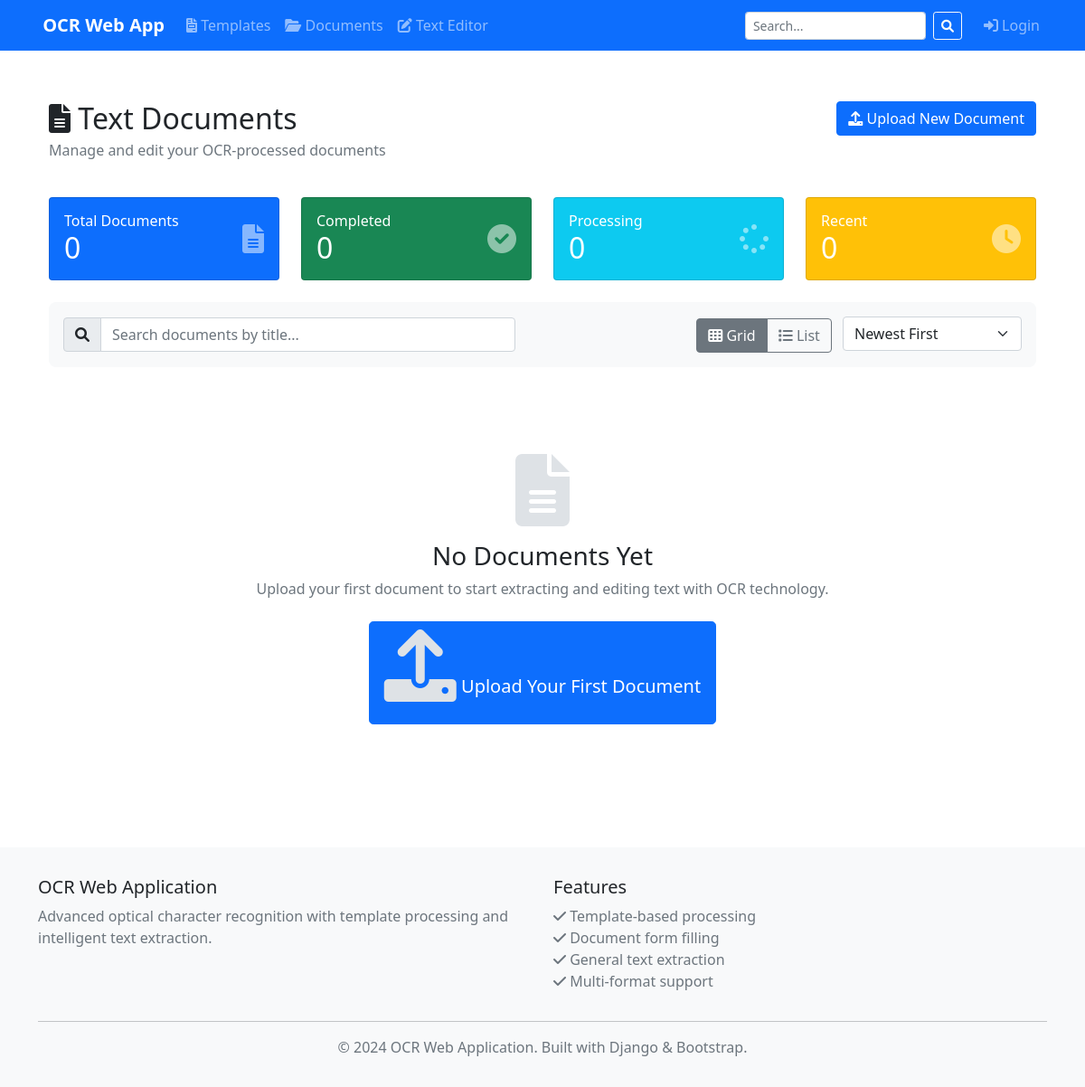
The app's page /editor/list/, older data.
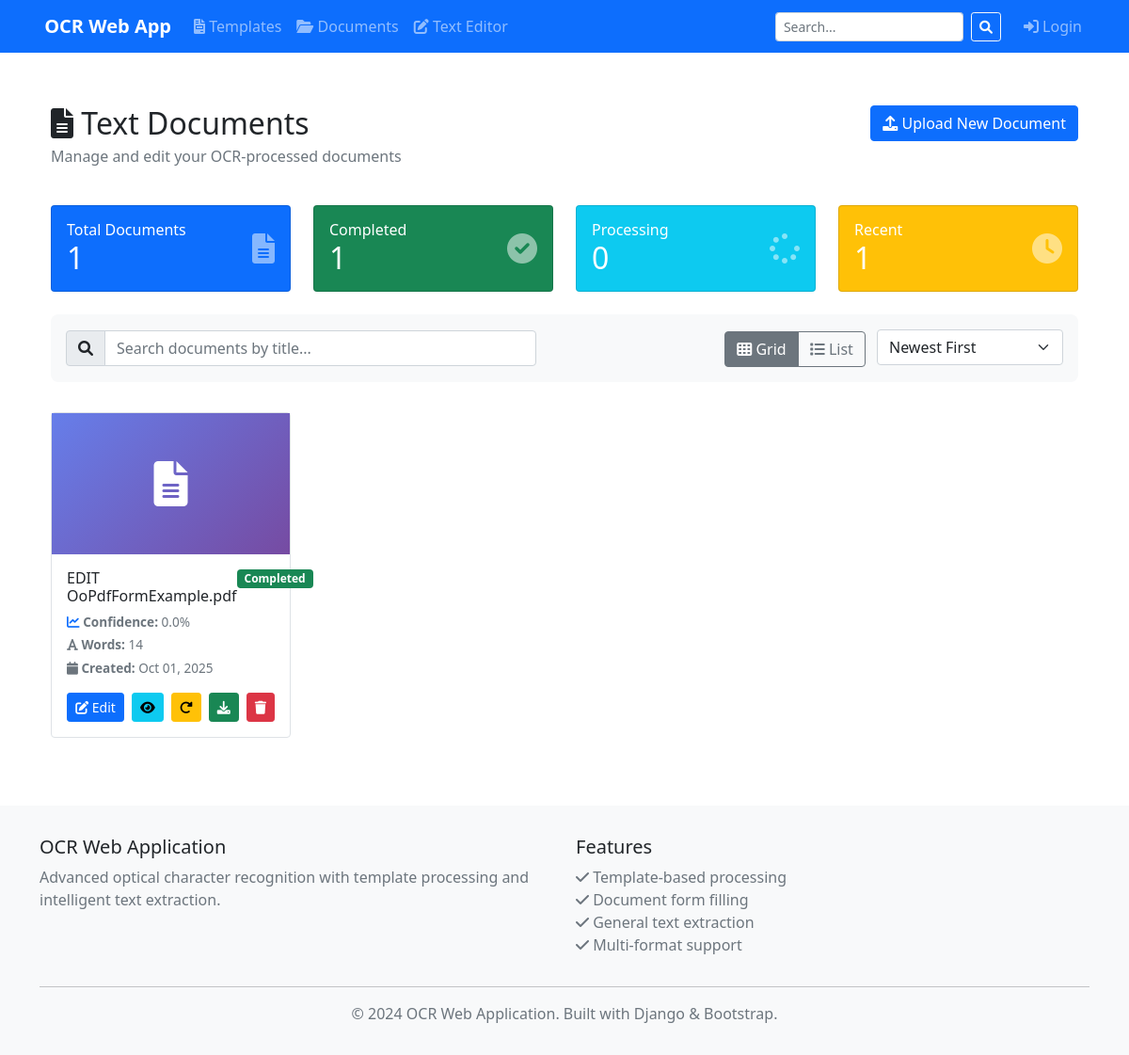
The same page, newer data.
### editor/models.py (models this page shows, shortened)
class TextDocument(models.Model):
    PROCESSING_STATUS_CHOICES = [
        ('pending', 'Pending'),
        ('processing', 'Processing'),
        ('completed', 'Completed'),
        ('failed', 'Failed'),
    ]
    title = models.CharField(max_length=200)
    original_file = models.FileField(upload_to='uploads/editor/', blank=True, null=True)
    extracted_text = models.TextField(blank=True)
    confidence_score = models.FloatField(default=0.0)
    processing_status = models.CharField(
        max_length=20,
        choices=PROCESSING_STATUS_CHOICES,
        default='pending'
    )
    created_at = models.DateTimeField(default=timezone.now)
    updated_at = models.DateTimeField(auto_now=True)
    class Meta:
        ordering = ['-created_at']
        verbose_name = 'Text Document'
        verbose_name_plural = 'Text Documents'
    @property
    def word_count(self):
        return len(self.extracted_text.split()) if self.extracted_text else 0

### editor/views.py (the view)
# urls.py: path('list/', views.text_document_list, name='text_document_list'),
def text_document_list(request):
    documents = TextDocument.objects.order_by('-created_at')
    context = {
        'documents': documents,
    }
    return render(request, 'editor/document_list.html', context)

### templates/editor/document_list.html (shortened to what the changed rows need)
{% extends 'base/base.html' %}
{% load static %}
{% block content %}
<div class="container-fluid py-4">
    <div class="row mb-4">
        <div class="col-md-8">
            <h2 class="mb-1">
                <i class="fas fa-file-alt"></i> Text Documents
            </h2>
        </div>
    </div>
    <div class="row mb-4">
        <div class="col-md-3">
            <div class="card bg-primary text-white">
                <div class="card-body">
                    <div class="d-flex justify-content-between align-items-center">
                        <div>
                            <h6 class="mb-0">Total Documents</h6>
                            <h2 class="mb-0">{{ documents.count }}</h2>
                        </div>
                    </div>
                </div>
            </div>
        </div>
        <div class="col-md-3">
            <div class="card bg-success text-white">
                <div class="card-body">
                    <div class="d-flex justify-content-between align-items-center">
                        <div>
                            <h6 class="mb-0">Completed</h6>
                            <h2 class="mb-0">{{ documents|length }}</h2>
                        </div>
                    </div>
                </div>
            </div>
        </div>
        <div class="col-md-3">
            <div class="card bg-info text-white">
                <div class="card-body">
                    <div class="d-flex justify-content-between align-items-center">
                        <div>
                            <h2 class="mb-0">0</h2>
                        </div>
                    </div>
                </div>
            </div>
        </div>
        <div class="col-md-3">
            <div class="card bg-warning text-white">
                <div class="card-body">
                    <div class="d-flex justify-content-between align-items-center">
                        <div>
                            <h6 class="mb-0">Recent</h6>
                            <h2 class="mb-0">{{ documents|slice:":7"|length }}</h2>
                        </div>
                    </div>
                </div>
            </div>
        </div>
    </div>
    {% if documents %}
    <div class="row g-4" id="documentsContainer">
        {% for document in documents %}
        <div class="col-md-4 col-lg-3 document-item"
             data-title="{{ document.title|lower }}"
             data-date="{{ document.created_at|date:'Y-m-d' }}"
             data-confidence="{{ document.confidence_score }}">
            <div class="card document-card">
                <div class="document-thumbnail">
                    <i class="fas fa-file-alt"></i>
                </div>
                <div class="card-body">
                    <div class="d-flex justify-content-between align-items-start mb-2">
                        <h5 class="card-title mb-0" style="font-size: 1rem;">
                            {{ document.title|truncatechars:30 }}
                        </h5>
                        <span class="badge
                            {% if document.processing_status == 'completed' %}bg-success
                            {% elif document.processing_status == 'processing' %}bg-info
                            {% elif document.processing_status == 'failed' %}bg-danger
                            {% else %}bg-secondary{% endif %} status-badge">
                            {{ document.get_processing_status_display }}
                        </span>
                    </div>
                    <div class="document-stats mb-3">
                        <div class="mb-1">
                            <i class="fas fa-chart-line text-primary"></i>
                            <strong>Confidence:</strong> {{ document.confidence_score|floatformat:1 }}%
                        </div>
                        <div class="mb-1">
                            <i class="fas fa-font"></i>
                            <strong>Words:</strong> {{ document.word_count }}
                        </div>
                        <div class="mb-1">
                            <i class="fas fa-calendar"></i>
                            <strong>Created:</strong> {{ document.created_at|date:"M d, Y" }}
                        </div>
                    </div>
                    <div class="document-actions">
                        <a href="{% url 'editor:edit_text_document' document.id %}"
                           class="btn btn-sm btn-primary flex-fill">
                            <i class="fas fa-edit"></i> Edit
                        </a>
                        <button type="button" class="btn btn-sm btn-info"
                                onclick="previewDocument({{ document.id }})">
                            <i class="fas fa-eye"></i>
                        </button>
                        <a href="{% url 'editor:reprocess_text_document' document.id %}"
                           class="btn btn-sm btn-warning"
                           title="Reprocess with OCR">
                            <i class="fas fa-redo-alt"></i>
                        </a>
                        <a href="{% url 'editor:export_text_document' document.id %}"
                           class="btn btn-sm btn-success">
                            <i class="fas fa-download"></i>
                        </a>
                        <button type="button" class="btn btn-sm btn-danger"
                                onclick="confirmDelete({{ document.id }}, '{{ document.title|escapejs }}')">
                            <i class="fas fa-trash"></i>
                        </button>
                    </div>
                </div>
            </div>
        </div>
        {% endfor %}
    </div>
    {% else %}
    <div class="empty-state">
        <i class="fas fa-file-alt"></i>
        <h3>No Documents Yet</h3>
        <p class="text-muted mb-4">
            Upload your first document to start extracting and editing text with OCR technology.
        </p>
        <a href="{% url 'editor:upload_text_document' %}" class="btn btn-primary btn-lg">
            <i class="fas fa-upload"></i> Upload Your First Document
        </a>
    </div>
    {% endif %}
</div>
{% endblock %}

Row changes from the older to the newer data that the page shows:
added TextDocument: title "EDIT OoPdfFormExample.pdf", processing_status "Completed", confidence_score "0.0", word_count "14", created_at "Oct 01, 2025"
Text that changed along with them:
{{ documents.count }}: "0" → "1"
{{ documents|length }}: "0" → "1"
{{ documents|slice:":7"|length }}: "0" → "1"
text no longer shown: "No Documents Yet Upload your first document to start extracting and editing text with OCR technology. Upload Your First Document"
